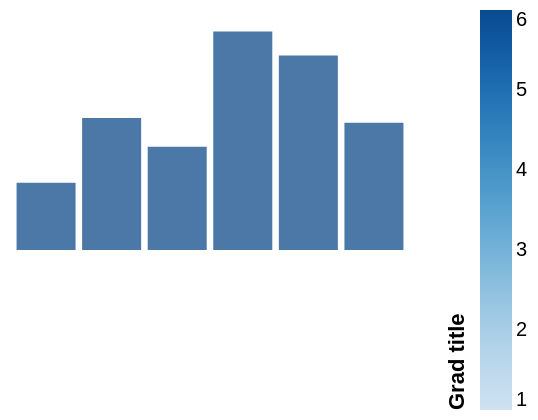

Here is the Vega-Lite specification saved for this chart:
### Vega specification from a JSON file in a GitHub repository (floating-point values rounded to 4 significant figures)
{"width": 200, "height": 120, "padding": 5, "data": [{"name": "t", "values": [{"a": "Alpha", "b": 28, "c": "x", "d": 1}, {"a": "Bravo", "b": 55, "c": "y", "d": 2}, {"a": "Charlie", "b": 43, "c": "x", "d": 3}, {"a": "Delta", "b": 91, "c": "z", "d": 4}, {"a": "Echo", "b": 81, "c": "y", "d": 5}, {"a": "Foxtrot", "b": 53, "c": "z", "d": 6}]}], "scales": [{"name": "x", "type": "band", "domain": {"data": "t", "field": "a"}, "range": "width", "padding": 0.1}, {"name": "y", "type": "linear", "domain": {"data": "t", "field": "b"}, "range": "height", "nice": true}, {"name": "color", "type": "ordinal", "domain": {"data": "t", "field": "c"}, "range": {"scheme": "category10"}}, {"name": "ramp", "type": "linear", "domain": {"data": "t", "field": "d"}, "range": {"scheme": "blues"}}, {"name": "size", "type": "linear", "domain": {"data": "t", "field": "b"}, "range": [10, 200]}, {"name": "shape", "type": "ordinal", "domain": {"data": "t", "field": "c"}, "range": "symbol"}, {"name": "quant", "type": "quantize", "domain": [0, 100], "range": {"scheme": "greens", "count": 4}}], "marks": [{"type": "rect", "from": {"data": "t"}, "encode": {"enter": {"x": {"scale": "x", "field": "a"}, "width": {"scale": "x", "band": 1}, "y": {"scale": "y", "field": "b"}, "y2": {"scale": "y", "value": 0}}}}], "legends": [{"fill": "ramp", "type": "gradient", "title": "Grad title", "titleOrient": "left", "titleAnchor": "start", "orient": "right"}]}
